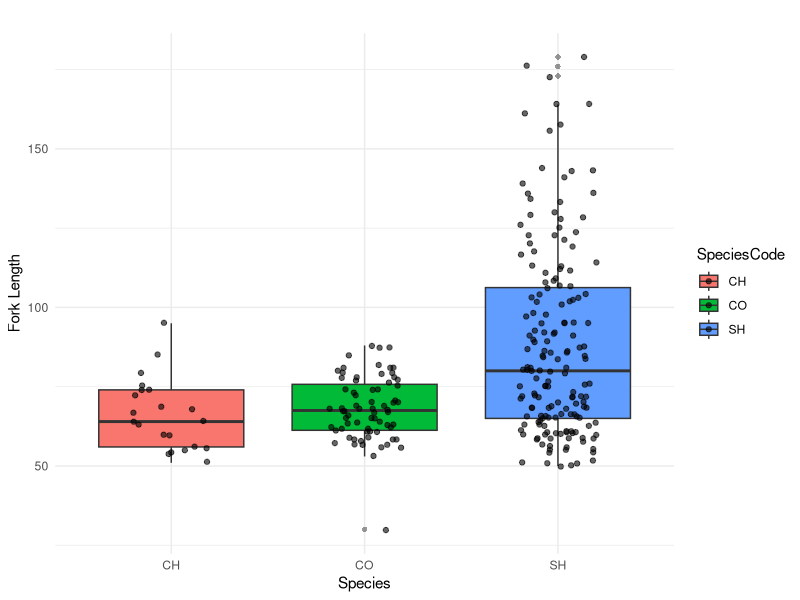
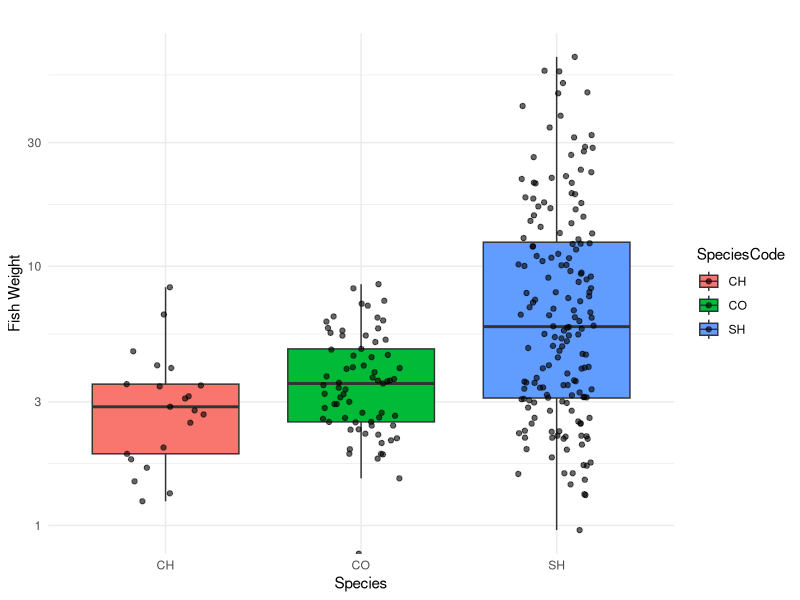
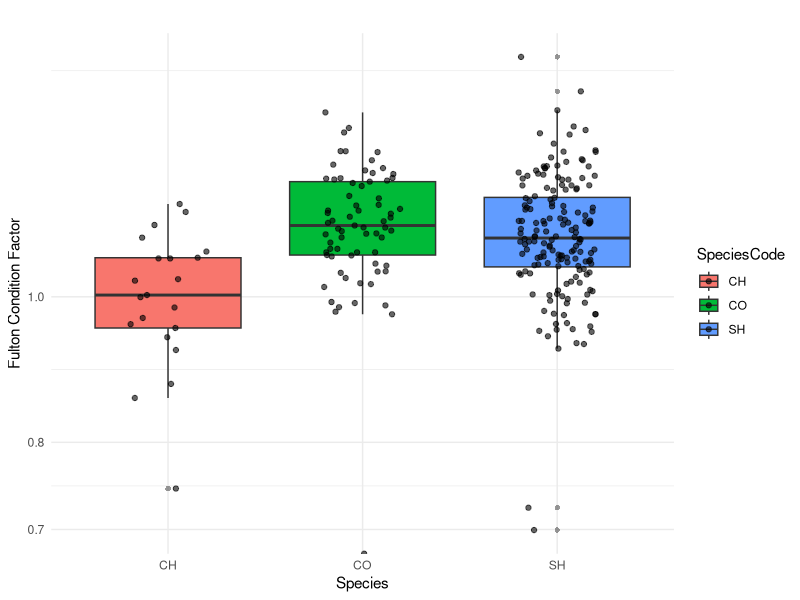
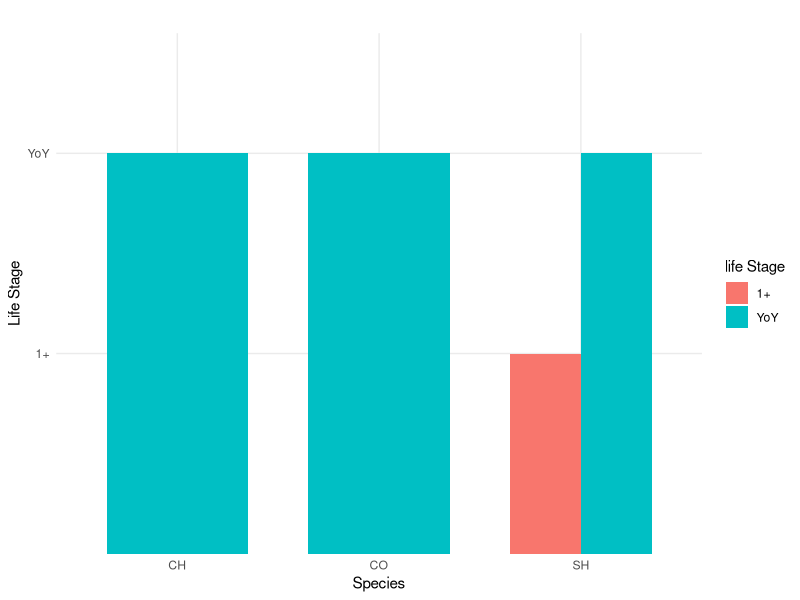
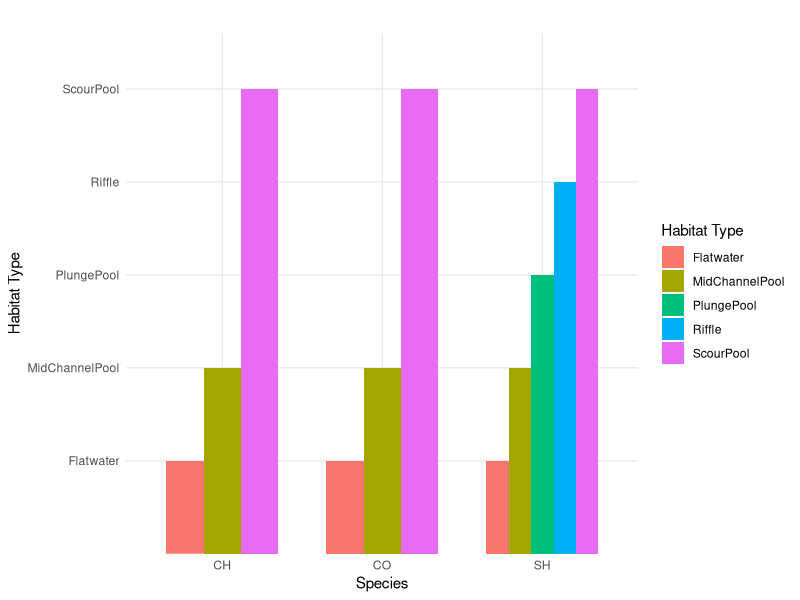
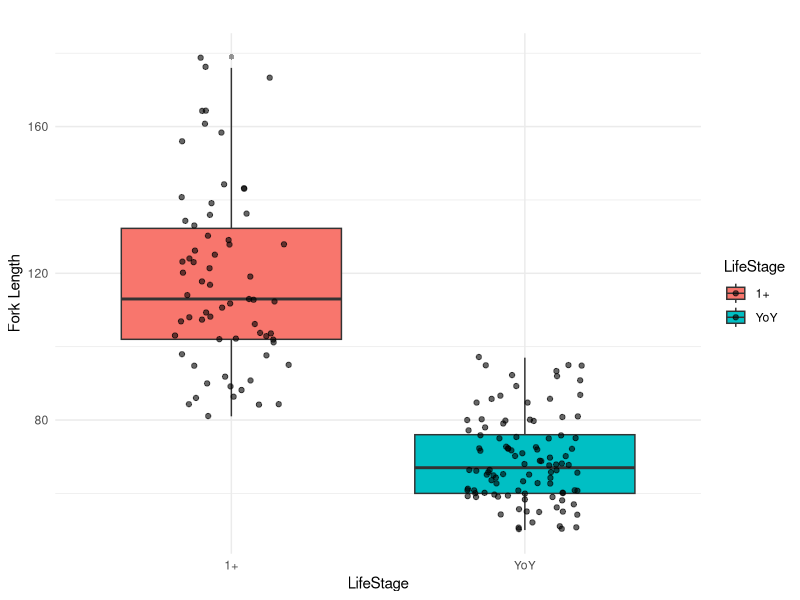
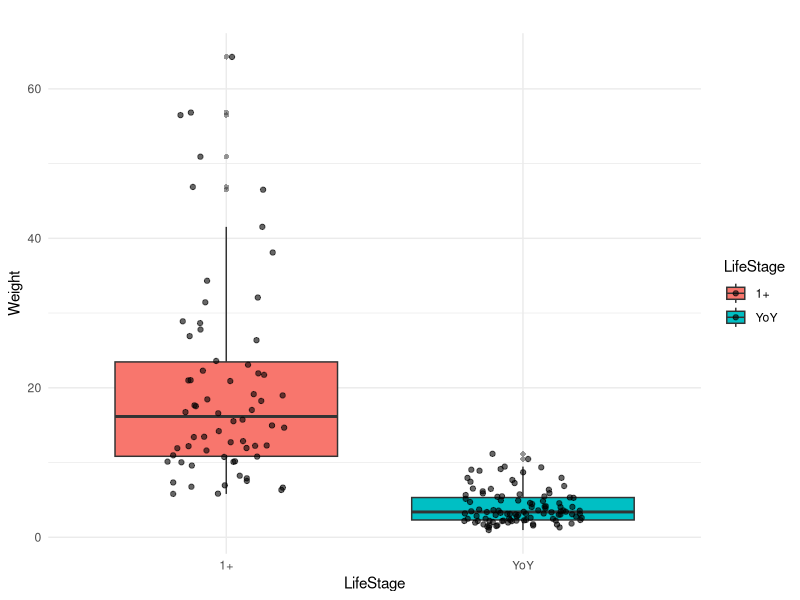
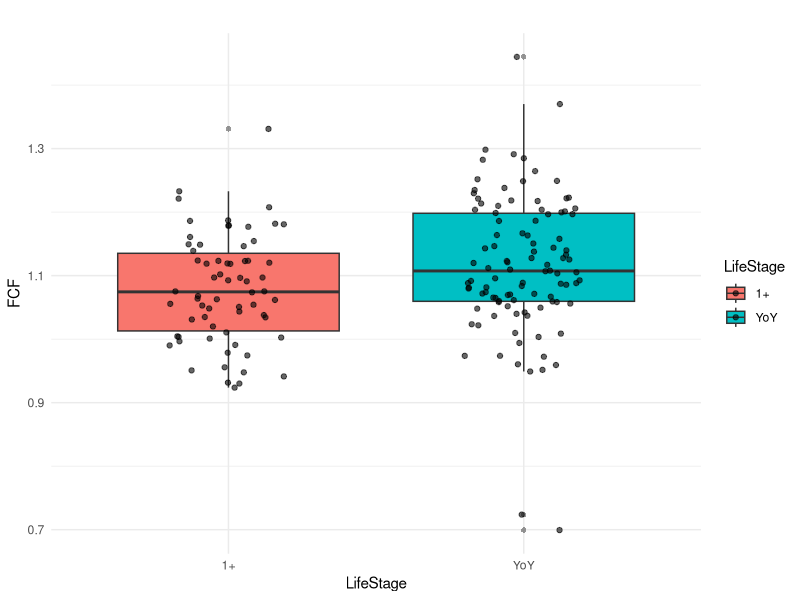

Write R code to recreate these figures, in order.
library(ggplot2)

#importing datasets 
library(readxl)
DietData <- read_excel("Data/DietData.xlsx")
View(DietData)
DietData_env <- read_excel("Data/DietData_env.xlsx")
View(DietData_env)

#---------------------------------------------------------------------------------------

#EDA 
#Species X Body characteristics Box plots 
library(ggplot2)
#fork length = SH have significantly longer and more variable Fork legths 
ggplot(DietData_env, aes(x= SpeciesCode, y= ForkLength, fill= SpeciesCode))+
  geom_boxplot(outlier.shape = 16, outlier.alpha = 0.5) +
  geom_jitter(width = 0.2, alpha = 0.6, color = "black") +
    theme_minimal()+
    labs(title= "", 
         x= "Species",
         y="Fork Length"
    )
# Fish weight = SH are bigger with more variability 
ggplot(DietData_env, aes(x= SpeciesCode, y= FishWeight, fill= SpeciesCode))+
  geom_boxplot(outlier.shape = 16, outlier.alpha = 0.5) +
  geom_jitter(width = 0.2, alpha = 0.6, color = "black") +
  scale_y_log10() +
  theme_minimal()+
  labs(title= "", 
       x= "Species",
       y="Fish Weight"
  )
#Fulton Condition Factor = CH less , similar distributions 
ggplot(DietData_env, aes(x= SpeciesCode, y= FultonConditionFactor, fill= SpeciesCode))+
  geom_boxplot(outlier.shape = 16, outlier.alpha = 0.5) +
  geom_jitter(width = 0.2, alpha = 0.6, color = "black") +
  scale_y_log10() +
  theme_minimal()+
  labs(title= "", 
       x= "Species",
       y="Fulton Condition Factor"
  )

#Species x Life Stage = only SH Show 1+ life stage.. girl they are dominating ** how to get amount in each categroy into these? 
ggplot(DietData_env, aes(x= SpeciesCode, y= LifeStage, fill= LifeStage))+
  geom_col(position = "dodge", width = 0.7) +
  labs(title = "", 
       x= "Species",
       y= "Life Stage",
       fill= "life Stage" )+
  theme_minimal()

#Species x Habitat type= SH in Plunge Pool and Riffle as well, where others are in same 3 ** how to get amount in each categroy into these? 
ggplot(DietData_env, aes(x= SpeciesCode, y= HabitatType, fill= HabitatType))+
  geom_col(position = "dodge", width = 0.7) +
  labs(title = "", 
       x= "Species",
       y= "Habitat Type",
       fill= "Habitat Type" )+
  theme_minimal()

#EDA within each species 
# life stage x fork legth = older are bigger 
glayer1 <- subset(DietData_env, SpeciesCode == "SH")
ggplot(data= glayer1, aes(x= LifeStage, y= ForkLength, fill= LifeStage))+
  geom_boxplot(outlier.shape = 16, outlier.alpha = 0.5) +
  geom_jitter(width = 0.2, alpha = 0.6, color = "black") +
  theme_minimal()+
  labs(title= "", 
       x= "LifeStage",
       y="Fork Length"
  )
#life stage x weight  
glayer1 <- subset(DietData_env, SpeciesCode == "SH")
ggplot(data= glayer1, aes(x= LifeStage, y= FishWeight, fill= LifeStage))+
  geom_boxplot(outlier.shape = 16, outlier.alpha = 0.5) +
  geom_jitter(width = 0.2, alpha = 0.6, color = "black") +
  theme_minimal()+
  labs(title= "", 
       x= "LifeStage",
       y="Weight"
  )
#life stage x fulton condition factor === SH fishes slim out with maturity 
glayer1 <- subset(DietData_env, SpeciesCode == "SH")
ggplot(data= glayer1, aes(x= LifeStage, y= FultonConditionFactor, fill= LifeStage))+
  geom_boxplot(outlier.shape = 16, outlier.alpha = 0.5) +
  geom_jitter(width = 0.2, alpha = 0.6, color = "black") +
  theme_minimal()+
  labs(title= "", 
       x= "LifeStage",
       y="FCF"
  )
#life stage x habitat type = all stages in all habitats for SH
glayer1 <- subset(DietData_env, SpeciesCode == "SH")
ggplot(data= glayer1, aes(x= LifeStage, y= HabitatType, fill = HabitatType)) + 
  geom_col(position = "dodge", width = 0.7) +
  labs(title = "", 
       x= "Species",
       y= "Life Stage",
       fill= "life Stage" )+
  theme_minimal()
#life stage x habitat type for CO 

#______________________________________________________________________________________________________

#Species diet comparisons.. getting tricky 
#LETS GOOOO NMDS ** not quite there... is it that there is not enough definition between diets? 
library(vegan)
library(readxl)
library(tidyverse)
library(ggrepel)
set.seed(451)
DietData_m <-as.matrix(DietData)
View(DietData_m)
NMDS2 <- metaMDS(DietData_m, distance= "bray", k=2, try=20)
stressplot(NMDS2)
NMDS_point <- as_tibble(NMDS2$points)
NMDS_full <- cbind(DietData_env, NMDS_point)
Prey_points <- NMDS2$species %>% as.data.frame() %>%
  rownames_to_column(var = 'Prey')
View(Prey_points)
#makes the plot 
p.NMS_plot <- ggplot()+
  geom_jitter(data= NMDS_full, aes(x= MDS1, y= MDS2,
                                   color= SpeciesCode, 
                                   fill= SpeciesCode),
              size= 3, width = 0.3, height = 0.3)+
  stat_ellipse(data = NMDS_full, aes(x= MDS1, y= MDS2,
                                     color= SpeciesCode,
                                     fill= SpeciesCode),
               geom= "polygon",
               level= 0.8, alpha= 0.3)+
  geom_text_repel(data= Prey_points, aes(x= MDS1, y= MDS2,
                                     label= Prey), color ="black", family= "Helvetica")+
  labs(title = "")+
  theme_bw()
p.NMS_plot

#------------------------------------------------------------------------------------------
# Diet Compositions between years and species 

# Download data
DietData <- read_excel("Data/DietData.xlsx")
DietData_env <- read_excel("Data/DietData_env.xlsx")

#filter out unwanted stomach materials 
DietData_filtered <- DietData %>%
  select(Decapoda, Ephemeroptera, Diptera, Plecoptera, Psocodea, Hymenoptera, Trichoptera, Araneae, Coleoptera, 
         Gastropoda_snail, Isopoda, Megaloptera, Littorinimorpha, Hemiptera , Lepidoptera, Odonata, Oligochaeta, Bivalvia)

# Find total n count of prey items per observation (row) and create percentage data frame
TotalCountList <- rowSums(DietData_filtered)
DietDataPercent <- DietData_filtered/TotalCountList

# Remodel DietData and join with DietData_env
SampleID <- DietData_env$SampleID 
DietDataPercent <- cbind(DietDataPercent, SampleID)

DietData_env$SampleID <- as.character(DietData_env$SampleID) # Convert all sampleIDs from numeric to character data type
DietData_env$SampleID[103] <- "148.10" # Fix truncated sampleID (from 148.1 to 148.10)

# Combine environmental with diet datasets by sampleID
DietDataComb <- DietData_env %>%
  left_join(DietDataPercent, by = "SampleID")

# Convert dataframe into longer with individual rows for each prey observation per sampleID
DietDataCombLonger <- pivot_longer(DietDataComb, cols = 27:44, names_to = "PreyTaxa", values_to = "Percentage")

#make separate data set for each year 
#2020 
DietDataCombLonger_2020 <- DietDataCombLonger %>% filter(FieldSeason== 2020)
#2022 
DietDataCombLonger_2022 <- DietDataCombLonger %>% filter(FieldSeason== 2022)

#Caluculate average diet composition by species for each year 
#2020
AverageDiet_2020 <- DietDataCombLonger_2020 %>%
  group_by(SpeciesCode, PreyTaxa) %>%
  summarise(MeanPercentage = mean(Percentage, na.rm = TRUE),
            .groups = "drop")
#2022
AverageDiet_2022 <- DietDataCombLonger_2022 %>%
  group_by(SpeciesCode, PreyTaxa) %>%
  summarise(MeanPercentage = mean(Percentage, na.rm = TRUE),
            .groups = "drop")

#graph 2020 
ggplot(AverageDiet_2020, aes(x= SpeciesCode, y=MeanPercentage, fill= PreyTaxa))+
  geom_bar(stat = "identity")+
  labs(title = "Percent Diet Compositions 2020",
       x = "Salmonid Species",
       y = "Percentage") +
  theme_minimal() 
#graph 2022 
ggplot(AverageDiet_2022, aes(x= SpeciesCode, y=MeanPercentage, fill= PreyTaxa))+
  geom_bar(stat = "identity")+
  labs(title = "Percent Diet Composisions 2022",
       x = "Salmonid Species",
       y = "Percentage") +
  theme_minimal() 
